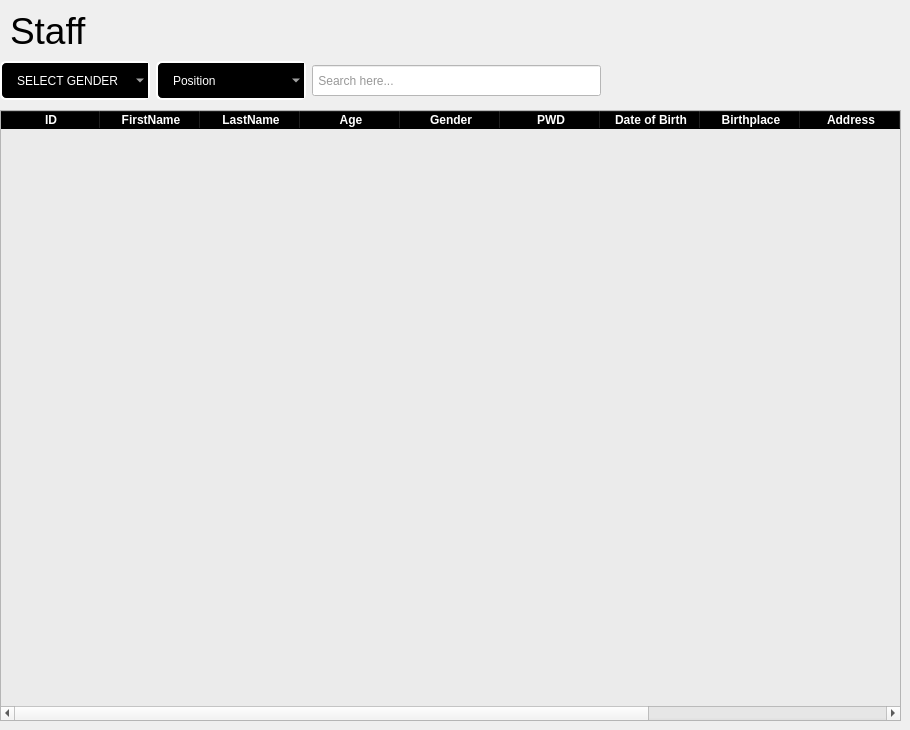
          <widget class="QWidget" name="page_9">
           <widget class="QLabel" name="label_15">
            <property name="geometry">
             <rect>
              <x>10</x>
              <y>10</y>
              <width>81</width>
              <height>41</height>
             </rect>
            </property>
            <property name="font">
             <font>
              <pointsize>28</pointsize>
             </font>
            </property>
            <property name="text">
             <string>Staff</string>
            </property>
           </widget>
           <widget class="QTableWidget" name="tableWidget_3">
            <property name="geometry">
             <rect>
              <x>0</x>
              <y>110</y>
              <width>901</width>
              <height>611</height>
             </rect>
            </property>
            <property name="styleSheet">
             <string notr="true">QTableWidget{background-color: rgb(235, 235, 235);}

QHeaderView::section{

 font-weight:bold;
 background-color:black;
 color:white;

}

</string>
            </property>
            <column>
             <property name="text">
              <string>ID</string>
             </property>
            </column>
            <column>
             <property name="text">
              <string>FirstName</string>
             </property>
            </column>
            <column>
             <property name="text">
              <string>LastName</string>
             </property>
            </column>
            <column>
             <property name="text">
              <string>Age</string>
             </property>
            </column>
            <column>
             <property name="text">
              <string>Gender</string>
             </property>
            </column>
            <column>
             <property name="text">
              <string>PWD</string>
             </property>
            </column>
            <column>
             <property name="text">
              <string>Date of Birth</string>
             </property>
            </column>
            <column>
             <property name="text">
              <string>Birthplace</string>
             </property>
            </column>
            <column>
             <property name="text">
              <string>Address</string>
             </property>
            </column>
            <column>
             <property name="text">
              <string>Contact</string>
             </property>
            </column>
            <column>
             <property name="text">
              <string>Email Address</string>
             </property>
            </column>
           </widget>
           <widget class="QWidget" name="layoutWidget_6">
            <property name="geometry">
             <rect>
              <x>0</x>
              <y>60</y>
              <width>601</width>
              <height>41</height>
             </rect>
            </property>
            <layout class="QHBoxLayout" name="horizontalLayout_12">
             <item>
              <widget class="QComboBox" name="select_staffgender">
               <property name="minimumSize">
                <size>
                 <width>150</width>
                 <height>0</height>
                </size>
               </property>
               <property name="styleSheet">
                <string notr="true">QComboBox{ 
border: 2px solid white;
border-radius:6px;
padding-left: 1px 18px 1px 3px;
height: 35px;
background-color:black;
color:white;
padding-left:15px;
selection-background-color: #298089;
}</string>
               </property>
               <item>
                <property name="text">
                 <string>SELECT GENDER</string>
                </property>
               </item>
               <item>
                <property name="text">
                 <string>Male</string>
                </property>
               </item>
               <item>
                <property name="text">
                 <string>Female</string>
                </property>
               </item>
              </widget>
             </item>
             <item>
              <widget class="QComboBox" name="select_staffposition">
               <property name="minimumSize">
                <size>
                 <width>150</width>
                 <height>0</height>
                </size>
               </property>
               <property name="styleSheet">
                <string notr="true">QComboBox{ 
border: 2px solid white;
border-radius:6px;
padding-left: 1px 18px 1px 3px;
height: 35px;
background-color:black;
color:white;
padding-left:15px;
selection-background-color: #298089;
}</string>
               </property>
               <item>
                <property name="text">
                 <string>Position</string>
                </property>
               </item>
               <item>
                <property name="text">
                 <string>Yes</string>
                </property>
               </item>
               <item>
                <property name="text">
                 <string>No</string>
                </property>
               </item>
              </widget>
             </item>
             <item>
              <widget class="QLineEdit" name="search_staff">
               <property name="minimumSize">
                <size>
                 <width>0</width>
                 <height>31</height>
                </size>
               </property>
               <property name="maximumSize">
                <size>
                 <width>16777215</width>
                 <height>31</height>
                </size>
               </property>
               <property name="styleSheet">
                <string notr="true">background-color: rgb(255, 255, 255);
color: rgb(49, 49, 49);</string>
               </property>
               <property name="placeholderText">
                <string> Search here...</string>
               </property>
              </widget>
             </item>
            </layout>
           </widget>
          </widget>
